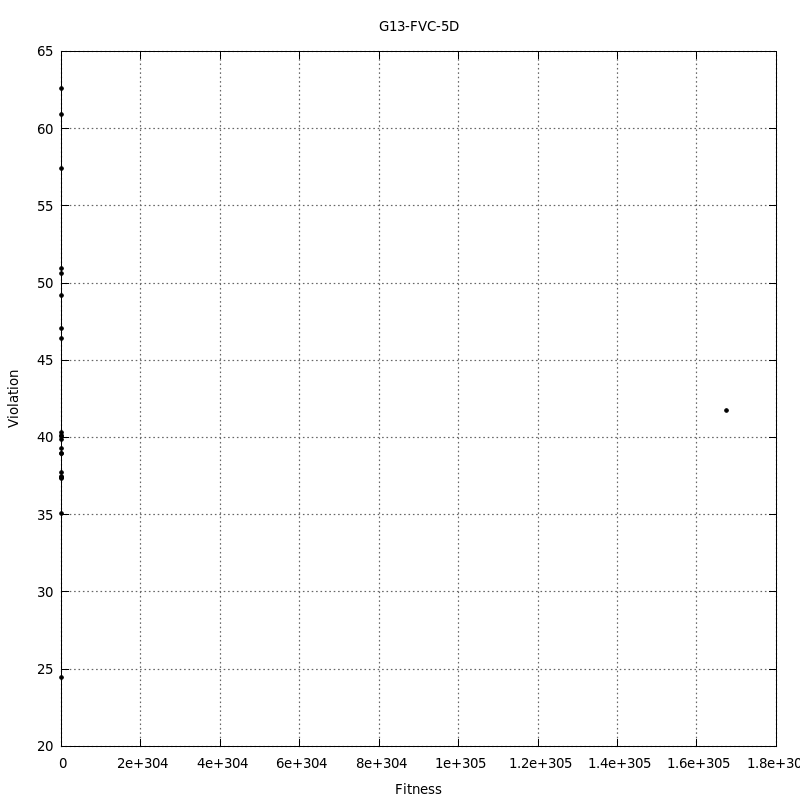

The gnuplot source for this figure:
set terminal pngcairo size 800,800 enhanced font 'Verdana,10'
set output "FVC.png"
set title "G13-FVC-5D"
#
set xlabel "Fitness"
set ylabel "Violation"
set grid ytics lt 0 lw 2 lc rgb "#666666"
set grid xtics lt 0 lw 2 lc rgb "#666666"
#
plot "FVC.dat" using 1:2 title '' pt 7 ps 0.6 lt 0
